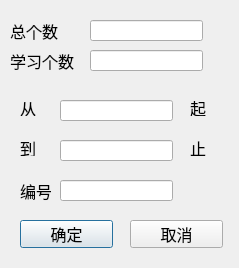
<?xml version="1.0" encoding="UTF-8"?>
<ui version="4.0">
 <class>LearnScopeDialog</class>
 <widget class="QDialog" name="LearnScopeDialog">
  <property name="geometry">
   <rect>
    <x>0</x>
    <y>0</y>
    <width>239</width>
    <height>268</height>
   </rect>
  </property>
  <property name="font">
   <font>
    <family>Agency FB</family>
    <pointsize>16</pointsize>
   </font>
  </property>
  <property name="windowTitle">
   <string>Dialog</string>
  </property>
  <widget class="QLabel" name="label">
   <property name="geometry">
    <rect>
     <x>10</x>
     <y>50</y>
     <width>71</width>
     <height>21</height>
    </rect>
   </property>
   <property name="font">
    <font>
     <family>微软雅黑</family>
     <pointsize>12</pointsize>
    </font>
   </property>
   <property name="text">
    <string>学习个数</string>
   </property>
  </widget>
  <widget class="QLineEdit" name="lineEdit">
   <property name="geometry">
    <rect>
     <x>90</x>
     <y>50</y>
     <width>113</width>
     <height>21</height>
    </rect>
   </property>
   <property name="font">
    <font>
     <family>微软雅黑</family>
     <pointsize>12</pointsize>
    </font>
   </property>
  </widget>
  <widget class="QLabel" name="label_2">
   <property name="geometry">
    <rect>
     <x>20</x>
     <y>100</y>
     <width>41</width>
     <height>16</height>
    </rect>
   </property>
   <property name="font">
    <font>
     <family>微软雅黑</family>
     <pointsize>12</pointsize>
    </font>
   </property>
   <property name="text">
    <string>从</string>
   </property>
  </widget>
  <widget class="QLineEdit" name="fromEdit">
   <property name="geometry">
    <rect>
     <x>60</x>
     <y>100</y>
     <width>113</width>
     <height>21</height>
    </rect>
   </property>
   <property name="font">
    <font>
     <family>微软雅黑</family>
     <pointsize>12</pointsize>
    </font>
   </property>
  </widget>
  <widget class="QLabel" name="label_3">
   <property name="geometry">
    <rect>
     <x>190</x>
     <y>100</y>
     <width>31</width>
     <height>16</height>
    </rect>
   </property>
   <property name="font">
    <font>
     <family>微软雅黑</family>
     <pointsize>12</pointsize>
    </font>
   </property>
   <property name="text">
    <string>起</string>
   </property>
  </widget>
  <widget class="QPushButton" name="obtun">
   <property name="geometry">
    <rect>
     <x>20</x>
     <y>220</y>
     <width>93</width>
     <height>28</height>
    </rect>
   </property>
   <property name="font">
    <font>
     <family>微软雅黑</family>
     <pointsize>12</pointsize>
    </font>
   </property>
   <property name="text">
    <string>确定</string>
   </property>
  </widget>
  <widget class="QPushButton" name="cancelbtn">
   <property name="geometry">
    <rect>
     <x>130</x>
     <y>220</y>
     <width>93</width>
     <height>28</height>
    </rect>
   </property>
   <property name="font">
    <font>
     <family>微软雅黑</family>
     <pointsize>12</pointsize>
    </font>
   </property>
   <property name="text">
    <string>取消</string>
   </property>
  </widget>
  <widget class="QLabel" name="label_4">
   <property name="geometry">
    <rect>
     <x>20</x>
     <y>180</y>
     <width>31</width>
     <height>21</height>
    </rect>
   </property>
   <property name="font">
    <font>
     <family>微软雅黑</family>
     <pointsize>12</pointsize>
    </font>
   </property>
   <property name="text">
    <string>编号</string>
   </property>
  </widget>
  <widget class="QLineEdit" name="numberEdit">
   <property name="geometry">
    <rect>
     <x>60</x>
     <y>180</y>
     <width>113</width>
     <height>21</height>
    </rect>
   </property>
   <property name="font">
    <font>
     <family>微软雅黑</family>
     <pointsize>12</pointsize>
    </font>
   </property>
  </widget>
  <widget class="QLabel" name="label_5">
   <property name="geometry">
    <rect>
     <x>190</x>
     <y>140</y>
     <width>31</width>
     <height>16</height>
    </rect>
   </property>
   <property name="font">
    <font>
     <family>微软雅黑</family>
     <pointsize>12</pointsize>
    </font>
   </property>
   <property name="text">
    <string>止</string>
   </property>
  </widget>
  <widget class="QLineEdit" name="endEdit">
   <property name="geometry">
    <rect>
     <x>60</x>
     <y>140</y>
     <width>113</width>
     <height>21</height>
    </rect>
   </property>
   <property name="font">
    <font>
     <family>微软雅黑</family>
     <pointsize>12</pointsize>
    </font>
   </property>
  </widget>
  <widget class="QLabel" name="label_6">
   <property name="geometry">
    <rect>
     <x>20</x>
     <y>140</y>
     <width>41</width>
     <height>16</height>
    </rect>
   </property>
   <property name="font">
    <font>
     <family>微软雅黑</family>
     <pointsize>12</pointsize>
    </font>
   </property>
   <property name="text">
    <string>到</string>
   </property>
  </widget>
  <widget class="QLineEdit" name="totalEdit">
   <property name="geometry">
    <rect>
     <x>90</x>
     <y>20</y>
     <width>113</width>
     <height>21</height>
    </rect>
   </property>
   <property name="font">
    <font>
     <family>微软雅黑</family>
     <pointsize>12</pointsize>
    </font>
   </property>
  </widget>
  <widget class="QLabel" name="label_7">
   <property name="geometry">
    <rect>
     <x>10</x>
     <y>20</y>
     <width>71</width>
     <height>21</height>
    </rect>
   </property>
   <property name="font">
    <font>
     <family>微软雅黑</family>
     <pointsize>12</pointsize>
    </font>
   </property>
   <property name="text">
    <string>总个数</string>
   </property>
  </widget>
 </widget>
 <tabstops>
  <tabstop>fromEdit</tabstop>
  <tabstop>endEdit</tabstop>
  <tabstop>obtun</tabstop>
  <tabstop>cancelbtn</tabstop>
  <tabstop>numberEdit</tabstop>
  <tabstop>lineEdit</tabstop>
  <tabstop>totalEdit</tabstop>
 </tabstops>
 <resources/>
 <connections/>
</ui>
